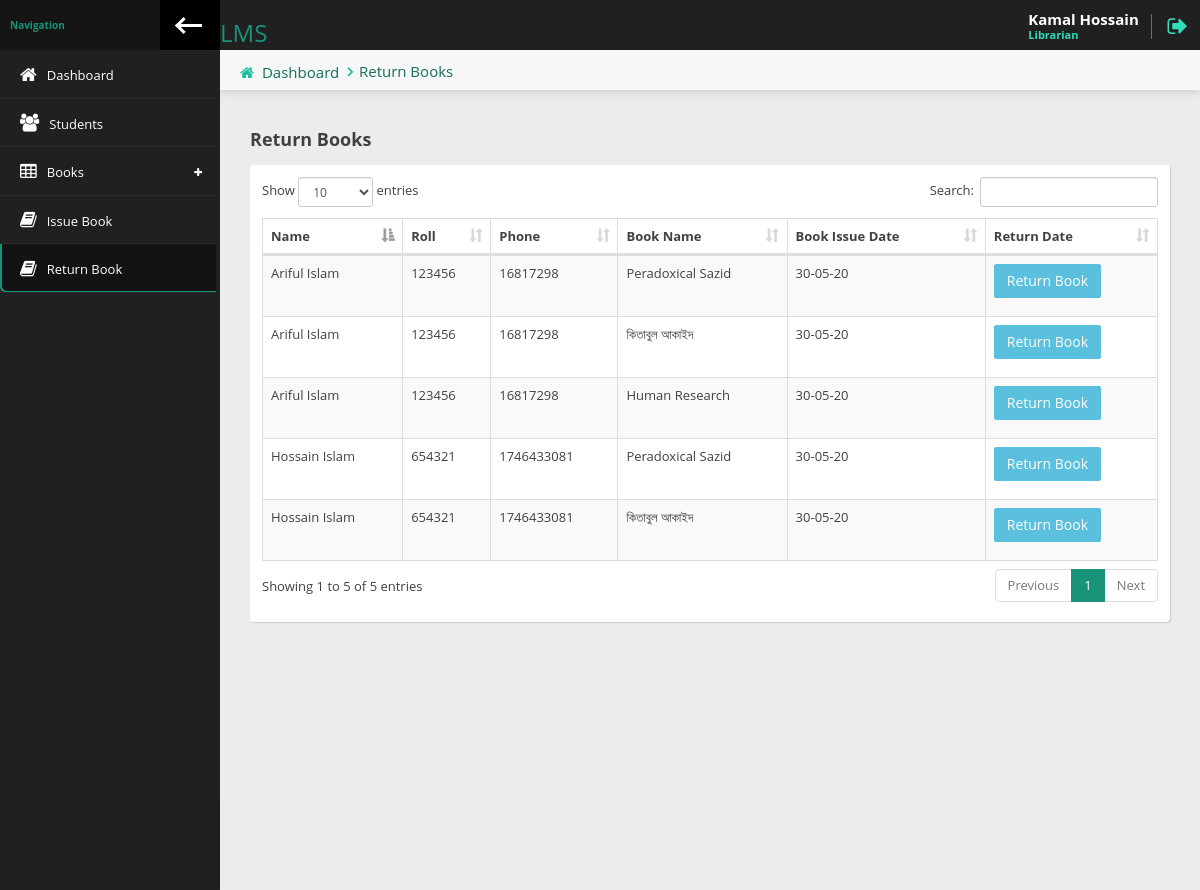
Screenshot of /librarian/return-book.php (signed in) with the database file from the repository.
### tables this page shows
CREATE TABLE `librarian` (
  `id` int(3) NOT NULL,
  `firstname` varchar(50) NOT NULL,
  `lastname` varchar(50) NOT NULL,
  `email` varchar(100) NOT NULL,
  `username` varchar(20) NOT NULL,
  `password` varchar(100) NOT NULL,
  `datetime` timestamp NOT NULL DEFAULT CURRENT_TIMESTAMP
);

CREATE TABLE `issue_book` (
  `id` int(5) NOT NULL,
  `student_id` int(5) NOT NULL,
  `book_id` int(5) NOT NULL,
  `book_issue_date` varchar(20) NOT NULL,
  `book_return_date` varchar(20) NOT NULL,
  `datetime` timestamp NOT NULL DEFAULT CURRENT_TIMESTAMP
);

CREATE TABLE `students` (
  `id` int(5) NOT NULL,
  `fname` varchar(50) NOT NULL,
  `lname` varchar(50) NOT NULL,
  `roll` int(6) NOT NULL,
  `reg` int(6) NOT NULL,
  `email` varchar(50) NOT NULL,
  `username` varchar(50) NOT NULL,
  `password` varchar(100) NOT NULL,
  `phone` int(11) NOT NULL,
  `image` varchar(50) DEFAULT NULL,
  `status` tinyint(1) NOT NULL,
  `datetime` timestamp NOT NULL DEFAULT CURRENT_TIMESTAMP
);

CREATE TABLE `books` (
  `id` int(5) NOT NULL,
  `book_name` varchar(70) NOT NULL,
  `book_image` varchar(100) NOT NULL,
  `book_author_name` varchar(50) NOT NULL,
  `book_publication_name` varchar(50) NOT NULL,
  `book_purchase_date` varchar(50) NOT NULL,
  `book_price` varchar(10) NOT NULL,
  `book_qty` int(5) NOT NULL,
  `available_qty` int(5) NOT NULL,
  `librarian_username` varchar(50) NOT NULL,
  `datetime` timestamp NOT NULL DEFAULT CURRENT_TIMESTAMP
);

### librarian/return-book.php (the view, shortened to what this page needs)
<?php
  require_once('header.php');
 ?>
            <div class="content-header">
                <div class="leftside-content-header">
                    <ul class="breadcrumbs">
                        <li><i class="fa fa-home" aria-hidden="true"></i><a href="index.php">Dashboard</a></li>
                        <li><a href="javascript:avoid(0)">Return Books</a></li>
                    </ul>
                </div>
            </div>
            <div class="row animated fadeInUp">
              <div class="col-sm-12">
                  <h4 class="section-subtitle"><b>Return Books</b></h4>
                  <div class="panel">
                      <div class="panel-content">
                          <div class="table-responsive">
                              <table id="basic-table" class="data-table table table-striped nowrap table-hover table-bordered" cellspacing="0" width="100%">
                                  <thead>
                                  <tr>
                                      <th>Name</th>
                                      <th>Roll</th>
                                      <th>Phone</th>
                                      <th>Book Name</th>
                                      <th>Book Issue Date</th>
                                      <th>Return Date</th>
                                  </tr>
                                  </thead>
                                  <tbody>
                                    <?php
                                    $query = "SELECT issue_book.id,issue_book.book_issue_date, students.fname,students.lname,students.roll,students.phone,books.book_name,books.book_image
                                              FROM issue_book
                                              INNER JOIN students ON students.id = issue_book.student_id
                                              INNER JOIN books ON books.id = issue_book.book_id
                                              WHERE issue_book.book_return_date = '' ";
                                    $results=mysqli_query($connection,$query);
                                    while($row = mysqli_fetch_assoc($results)){
                                     ?>
                                  <tr>
                                    <td><?= ucwords($row['fname'] .' '. $row['lname']) ?></td>
                                    <td><?= $row['roll'] ?></td>
                                    <td><?= $row['phone'] ?></td>
                                    <td><?= $row['book_name'] ?></td>
                                    <td><?= $row['book_issue_date'] ?></td>
                                    <td> <a class="btn btn-info" href="return-book.php?id=<?=base64_encode($row['id'])?>">Return Book</a> </td>
                                  </tr>
                                <?php
                              }
                                 ?>
                                  </tbody>
                              </table>
                          </div>
                      </div>
                  </div>
              </div>
            </div>
      <?php
  require_once('footer.php');
 ?>

### librarian/header.php (shortened to what this page needs)
<?php
require_once('../db.php');
  $page = explode('/',$_SERVER['PHP_SELF']);
  $page = end($page);
  $librarian_login = $_SESSION['librarian_login'];
  $query = "SELECT * FROM `librarian` WHERE username='$librarian_login' OR email='$librarian_login'";
  $results = mysqli_query($connection,$query);
  $librarian_info = mysqli_fetch_assoc($results);
 ?>
<!doctype html>
<html lang="en" class="fixed left-sidebar-top">
<head>
    <link href="../assets/vendor/pace/pace-theme-minimal.css" rel="stylesheet" />
    <link rel="stylesheet" href="../assets/vendor/bootstrap/css/bootstrap.css">
    <link rel="stylesheet" href="../assets/vendor/font-awesome/css/font-awesome.css">
    <link rel="stylesheet" href="../assets/vendor/animate.css/animate.css">
    <link rel="stylesheet" href="../assets/vendor/magnific-popup/magnific-popup.css">
    <link rel="stylesheet" href="../assets/vendor/data-table/media/css/dataTables.bootstrap.min.css">
    <link rel="stylesheet" href="../assets/stylesheets/css/style.css">
</head>
<body>
    <div class="wrap">
        <div class="page-header">
            <div class="leftside-header">
                <div class="logo">
                    <a href="index.php" class="on-click">
                      <h1></h1>  <h3>LMS</h3>
                    </a>
                </div>
            </div>
            <div class="rightside-header">
                <div class="header-section" id="user-headerbox">
                    <div class="user-header-wrap">
                        <div class="user-info">
                            <span class="user-name"><?= ucwords($librarian_info['firstname'].' '.$librarian_info['lastname'])?></span>
                            <span class="user-profile">Librarian</span>
                        </div>
                    </div>
                </div>
                <div class="header-section">
                    <a href="logout.php" data-toggle="tooltip" data-placement="left" title="Logout"><i class="fa fa-sign-out log-out" aria-hidden="true"></i></a>
                </div>
            </div>
        </div>
        <div class="page-body">
            <div class="left-sidebar">
                <div class="left-sidebar-header">
                    <div class="left-sidebar-title">Navigation</div>
                    <div class="left-sidebar-toggle c-hamburger c-hamburger--htla hidden-xs" data-toggle-class="left-sidebar-collapsed" data-target="html">
                        <span></span>
                    </div>
                </div>
                <div id="left-nav" class="nano">
                    <div class="nano-content">
                        <nav>
                            <ul class="nav nav-left-lines" id="main-nav">
                                <li class="<?= $page == 'index.php' ? 'active-item':'' ?>"><a href="index.php"><i class="fa fa-home" aria-hidden="true"></i><span>Dashboard</span></a></li>
                                <li class="<?= $page == 'students.php' ? 'active-item':'' ?>"><a href="students.php"><i class="fa fa-users" aria-hidden="true"></i><span>Students</span></a></li>
                                <li class="has-child-item close-item <?= $page == 'add-book.php' ? 'open-item':'' ?> <?= $page == 'manage-book.php' ? 'open-item':'' ?>">
                                    <a><i class="fa fa-table" aria-hidden="true"></i><span>Books</span></a>
                                </li>
                                <li class="<?= $page == 'issue-book.php' ? 'active-item':'' ?>"><a href="issue-book.php"><i class="fa fa-book" aria-hidden="true"></i><span>Issue Book</span></a></li>
                                <li class="<?= $page == 'return-book.php' ? 'active-item':'' ?>"><a href="return-book.php"><i class="fa fa-book" aria-hidden="true"></i><span>Return Book</span></a></li>
                            </ul>
                        </nav>
                    </div>
                </div>
            </div>
            <div class="content">

### rows the page displays
librarian: firstname+lastname "Kamal Hossain"
issue_book: student.lname "Ariful Islam", student.roll "123456", student.phone "16817298", book.book_name "Peradoxical Sazid", book_issue_date "30-05-20"
issue_book: student.lname "Hossain Islam", student.roll "654321", student.phone "1746433081", book.book_name "Peradoxical Sazid", book_issue_date "30-05-20"
issue_book: student.lname "Ariful Islam", student.roll "123456", student.phone "16817298", book.book_name "কিতাবুল আকাইদ", book_issue_date "30-05-20"
issue_book: student.lname "Ariful Islam", student.roll "123456", student.phone "16817298", book.book_name "Human Research", book_issue_date "30-05-20"
issue_book: student.lname "Hossain Islam", student.roll "654321", student.phone "1746433081", book.book_name "কিতাবুল আকাইদ", book_issue_date "30-05-20"
